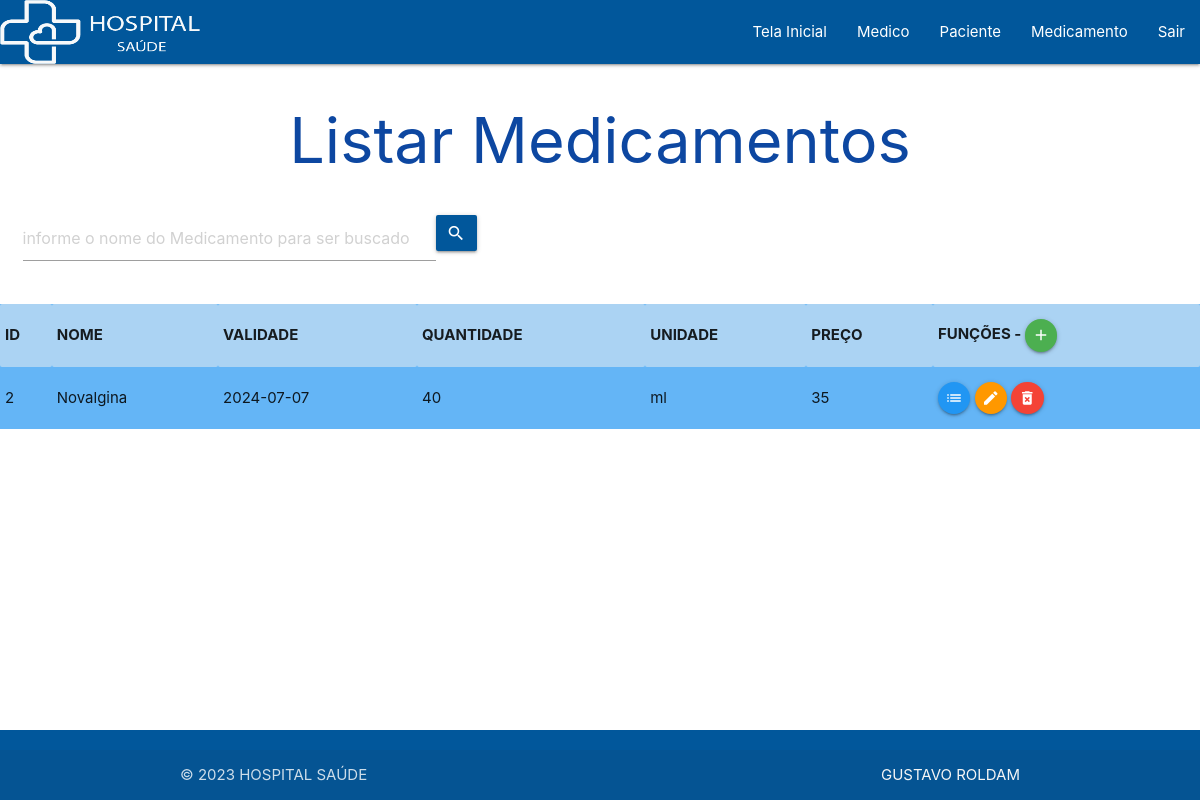
The app's page /VIEW/Medicamento/lstMedicamento.php?busca=Novalgina (signed in) with its own data.
### tables this page shows
CREATE TABLE `medicamento` (
  `id` int(11) NOT NULL,
  `nome` varchar(50) NOT NULL,
  `validade` date NOT NULL,
  `qtde` int(11) NOT NULL,
  `unidade` varchar(5) NOT NULL,
  `preco` float NOT NULL
);

### DAL/dalMedicamento.php (called while the page is built, shortened)
<?php
include_once 'C:\xampp\htdocs\hospital\MODEL\medicamento.php';
class dalMedicamento
{
    public function SelectNome(string $nome)
    {
        $sql = "select * from medicamento WHERE nome like '%" . $nome . "%' order by nome;";
        $pdo = Conexao::conectar();
        $result = $pdo->query($sql);
        $lstMedicamento = null;
        foreach ($result as $linha) {
            $medicamento = new \MODEL\Medicamento();
            $medicamento->setId($linha['id']);
            $medicamento->setNome($linha['nome']);
            $medicamento->setValidade($linha['validade']);
            $medicamento->setQtde($linha['qtde']);
            $medicamento->setUnidade($linha['unidade']);
            $medicamento->setPreco($linha['preco']);
            $lstMedicamento[] = $medicamento;
        }
        return $lstMedicamento;
    }
}

### BLL/bllMedicamento.php (called while the page is built, shortened)
<?php
    include_once '../../DAL/dalMedicamento.php';
    class bllMedicamento{
        public function SelectNome(string $nome){
            $dalMedicamento = new dalMedicamento();
            return $dalMedicamento->SelectNome($nome);
        }
    }
?>

### MODEL/medicamento.php (called while the page is built, shortened)
<?php
    class Medicamento{
        private ?int $id;
        private ?string $nome;
        private ?string $validade;
        private ?int $qtde;
        private ?string $unidade;
        private ?float $preco;
        public function getId(){
            return $this->id;
        }
        public function setId(int $id){
            $this->id = $id;
        }
        public function getNome(){
            return $this->nome;
        }
        public function setNome(string $nome){
            $this->nome = $nome;
        }
        public function getValidade(){
            return $this->validade;
        }
        public function setValidade(string $validade){
            $this->validade = $validade;
        }
        public function getQtde(){
            return $this->qtde;
        }
        public function setQtde(int $qtde){
            $this->qtde = $qtde;
        }
        public function getUnidade(){
            return $this->unidade;
        }
        public function setUnidade(string $unidade){
            $this->unidade = $unidade;
        }
        public function getPreco(){
            return $this->preco;
        }
        public function setPreco(float $preco){
            $this->preco = $preco;
        }
    }
?>

### VIEW/Medicamento/lstMedicamento.php (the view, shortened to what this page needs)
<?php
    include_once 'C:\xampp\htdocs\hospital\BLL\bllMedicamento.php';
    if (isset($_GET['busca'])){
        $busca = $_GET['busca'];
    }else{
        $busca = null;
    }
    $bll = new \BLL\bllMedicamento();
    if ($busca == null){
        $lstMedicamento = $bll->Select();
    }else{
        $lstMedicamento = $bll->SelectNome($busca);
    }
?>
<!DOCTYPE html>
<html lang="pt-br">
<head>
    <link rel="stylesheet" href="https://cdnjs.cloudflare.com/ajax/libs/materialize/1.0.0/css/materialize.min.css">
    <link rel="stylesheet" href="https://cdnjs.cloudflare.com/ajax/libs/materialize/1.0.0/css/materialize.min.css">
</head>
<body>
    <?php
    include_once '../menu.php';
    ?>
    <h1 class="titulo">Listar Medicamentos</h1>
    <div class="row ">
        <div class="input-field">
            <form action="../Medicamento/lstMedicamento.php" method="GET" id="frmBuscaOperador" class="col s8">
                <div class="input-field col s8">
                    <input type="text" placeholder="informe o nome do Medicamento para ser buscado" class="form-control col s10" id="txtBusca" name="busca">
                    <button class="btn waves-effect light-blue darken-4 col m1" type="submit" name="action">
                        <i class="material-icons right">search</i></button>
                </div>
            </form>
        </div>
    </div>
    <table class="striped blue lighten-2">
        <tr>
            <th>ID</th>
            <th>NOME</th>
            <th>VALIDADE</th>
            <th>QUANTIDADE</th>
            <th>UNIDADE</th>
            <th>PREÇO</th>
            <th>FUNÇÕES -
                <a class="btn-floating btn-small waves-effect waves-light green" onclick="JavaScript:location.href='inserirMedicamento.php'">
                    <i class="material-icons">add</i>
                </a>
            </th>
        </tr>
        <?php
        foreach ($lstMedicamento as $medicamento) {
        ?>
            <tr>
                <td><?php echo $medicamento->getId(); ?></td>
                <td><?php echo $medicamento->getNome(); ?></td>
                <td><?php echo $medicamento->getValidade(); ?></td>
                <td><?php echo $medicamento->getQtde(); ?></td>
                <td><?php echo $medicamento->getUnidade(); ?></td>
                <td><?php echo $medicamento->getPreco(); ?></td>
                <td> <a class="btn-floating btn-small waves-effect waves-light blue" onclick="JavaScript:location.href='detalheMedicamento.php?id=' +
                     <?php echo $medicamento->getId(); ?>">
                        <i class="material-icons">list</i>
                    </a>
                    <a class="btn-floating btn-small waves-effect waves-light orange" onclick="JavaScript:location.href='editarMedicamento.php?id=' +
                     <?php echo $medicamento->getId(); ?>">
                        <i class="material-icons">edit</i>
                    </a>
                    <a class="btn-floating btn-small waves-effect waves-light red" type="button"
                        onclick="JavaScript:remover( <?php echo $medicamento->getId();?> , '<?php echo $medicamento->getNome();?>' );"> <i class="material-icons">delete_forever</i>
                    </a>
                </td>
            </tr>
        <?php
        }
        ?>
    </table>
    <?php
    include_once '../footer.php';
    ?>
</body>
</html>

### VIEW/Medicamento/lstMedicamento.php (style rules this page uses)
.titulo { display: flex; justify-content: center; align-items: center; color: #0d47a1; }

### records on screen
medicamento: id "2", nome "Novalgina", validade "2024-07-07", qtde "40", unidade "ml", preco "35"
